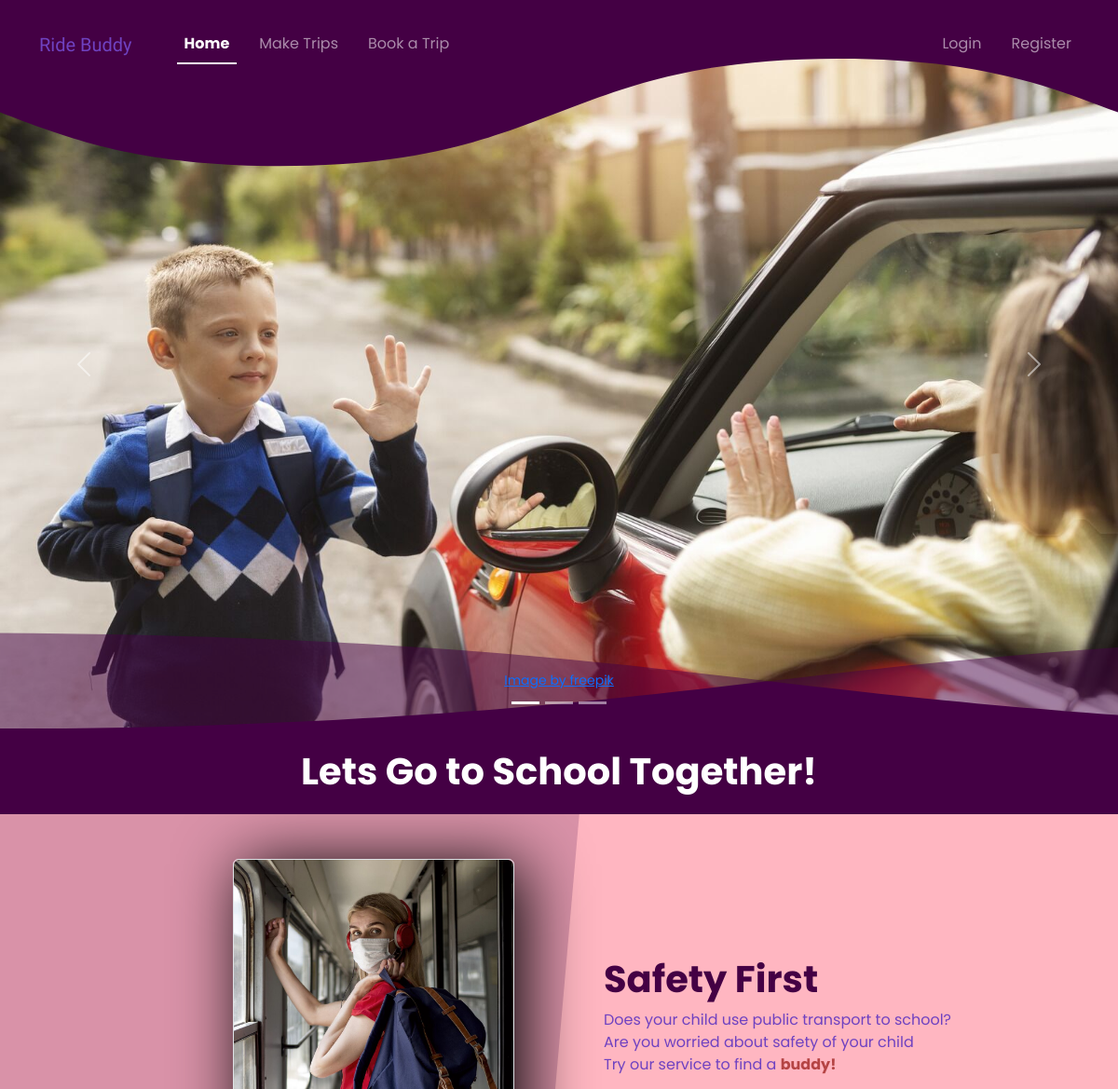
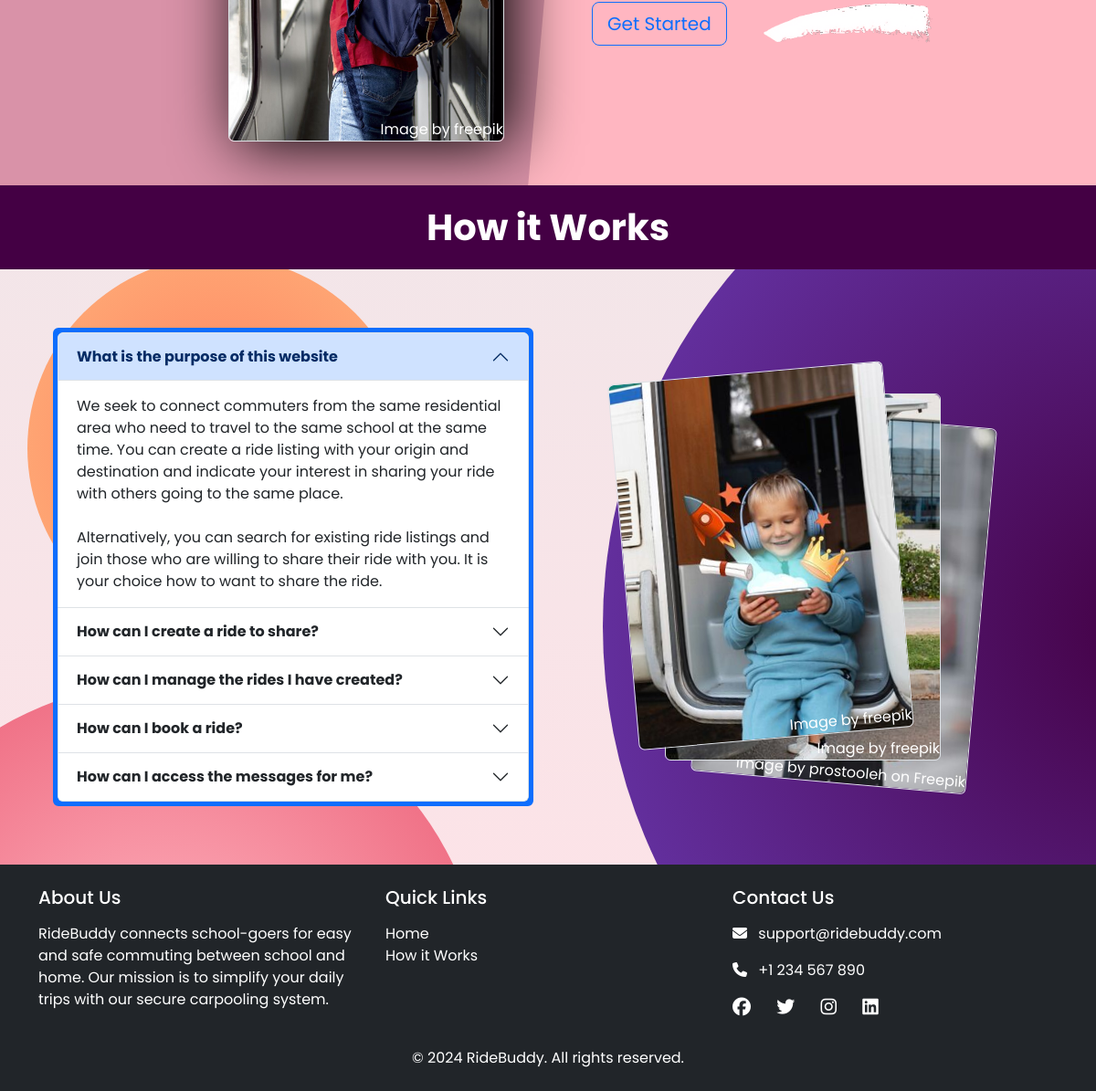
The page / on the database its author committed (2 pictures, top to bottom).
### RideSharing/models.py (models this page shows, shortened)
class FAQ(models.Model):
    question = models.CharField(max_length=255)
    answer = models.TextField()

### RideSharing/views.py (the view)
# urls.py: path("", views.index, name="index"),
def index(request):
    faq = FAQ.objects.all()
    return render(request, "index.html", {
        'faq': faq,
        'hero': True
    })

### RideSharing/templates/index.html (shortened to what this page needs)
{% extends "layout.html" %}
{% block body %}
<div id="carousel" class="carousel slide carousel-fade" data-bs-ride="carousel">
    <div class="carousel-indicators">
        <button type="button" data-bs-target="#carousel" data-bs-slide-to="0" class="active" aria-current="true" aria-label="Slide 1"></button>
        <button type="button" data-bs-target="#carousel" data-bs-slide-to="1" aria-label="Slide 2"></button>
        <button type="button" data-bs-target="#carousel" data-bs-slide-to="2" aria-label="Slide 3"></button>
    </div>
    <div class="carousel-inner">
        {% include 'component_snippets/carousel_item.html' with image_link="../static/imgs/hero/front-view-kid-waving-mother-optimized.jpg" image_desc='picture of boy waving at parent' attribute_link='https://www.freepik.com/free-photo/front-view-kid-waving-mother_32518293.htm#fromView=search&page=1&position=0&uuid=d45d65f8-fd7f-42f4-b601-a554f8099044' active=True %}
    </div>
    <button class="carousel-control-prev" type="button" data-bs-target="#carousel" data-bs-slide="prev">
        <span class="carousel-control-prev-icon" aria-hidden="true"></span>
    </button>
    <button class="carousel-control-next" type="button" data-bs-target="#carousel" data-bs-slide="next">
        <span class="carousel-control-next-icon" aria-hidden="true"></span>
    </button>
</div>
<div style="background: #404;">
    <div class="p-3 text-center">
        <strong class="fs-1" style="color: white;">Lets Go to School Together!</strong>
    </div>
</div>
{% include 'component_snippets/hero.html' %}
<div style="background: #404;">
    <div class="p-3 text-center">
        <strong class="fs-1" style="color: white;">How it Works</strong>
    </div>
</div>
<div class="position-relative" style="overflow: hidden;">
    {% include 'component_snippets/faq.html' with faq=faq %}
</div>
{% include 'component_snippets/footer.html' %}
{% endblock %}

### RideSharing/templates/component_snippets/faq.html (shortened to what this page needs)
<div class="container py-5" id="faq">
    <div class="row row-cols-1 row-cols-md-2 g-0 mx-auto" style="overflow: hidden;">
        <div class="col p-3 d-flex align-items-center">
            <div style="height: fit-content;" class="w-100 border bg-primary rounded border-5 border-primary accordion" onclick="handle_accordion_click()" id="accordionFAQ">
                {% for item in faq %}
                <div class="accordion-item">
                    <h2 class="accordion-header">
                        <button class="accordion-button {% if item.id == 1 %}{% else %}collapsed{% endif %}"
                        type="button" data-bs-toggle="collapse"
                        data-bs-target="#panelsStayOpen-collapse{{item.id}}"
                        aria-expanded="{% if item.id == 1 %}true{% else %}false{% endif %}" aria-controls="panelsStayOpen-collapse{{item.id}}">
                            <b>
                                {{item.question}}
                            </b>
                        </button>
                    </h2>
                    <div id="panelsStayOpen-collapse{{item.id}}" data-bs-parent="#accordionFAQ"
                    class="accordion-collapse collapse {% if item.id == 1 %}show{% endif %}">
                        <div class="accordion-body">
                            {{item.answer|safe}}
                        </div>
                    </div>
                </div>
                {% endfor %}
            </div>
        </div>
        <div class="col">
            <div class="w-100 position-relative h-100" id="card_shuffle_div" style="min-height: 550px;">
                <div class="position-absolute d-inline-block border rounded postions positionA">
                    <img src="../static/imgs/faq/magic-baby-optimized.jpg"
                    class="rounded"
                    style="width: 300px; height: 400px; object-fit: cover;">
                    <a href="https://www.freepik.com/free-photo/gamification-creative-collage-concept_25598773.htm#fromView=search&page=1&position=7&uuid=11e362f2-a71b-4090-9907-5611b799faad">Image by freepik</a>
                </div>
                <div class="position-absolute d-inline-block border rounded postions positionB">
                    <a href="https://www.freepik.com/free-photo/young-boy-getting-back-school_29014562.htm#fromView=search&page=1&position=18&uuid=11e362f2-a71b-4090-9907-5611b799faad">Image by freepik</a>
                </div>
                <div class="position-absolute d-inline-block border rounded postions positionC">
                    <a href="https://www.freepik.com/free-photo/african-boy-holds-antiseptick_11161588.htm#fromView=search&page=2&position=28&uuid=11e362f2-a71b-4090-9907-5611b799faad">Image by prostooleh on Freepik</a>
                </div>
            </div>
        </div>
    </div>
</div>

### RideSharing/static/styles.css (style rules this page uses)
body { background: linear-gradient(rgb(224, 235, 235), rgb(255, 226, 231)); overflow-x: hidden; min-height: 100vh; }
.postions { position: absolute; transition: all 0.5s ease-in-out; transform-origin: 0% 100%; }
.postions > a { position: absolute; right: 0; bottom: 0; text-decoration: none; color: white; }
.positionA { top: 50%; left: 45%; z-index: 3; transform: translate(-50%, -50%) rotate(-5deg); }
.positionB { top: 52%; left: 50%; z-index: 2; transform: translate(-50%, -50%); }
.positionC { top: 54%; left: 55%; z-index: 1; transform: translate(-50%, -50%) rotate(5deg); }

### RideSharing/templates/layout.html (style rules this page uses)
body { font-family: "Poppins", sans-serif; }

### rows shown on the page
FAQ: question "What is the purpose of this website", answer "We seek to connect commuters from the same residential area who need to travel to the same school at the same time. You can create a ride listing with your origin and destination and indicate your interest in sharing your ride with others going to the same place. Alternatively, you can search for existing ride listings and join those who are willing to share their ride with you. It is your choice how to want to share the ride."
FAQ: question "How can I create a ride to share?"
FAQ: question "How can I manage the rides I have created?"
FAQ: question "How can I book a ride?"
FAQ: question "How can I access the messages for me?"
